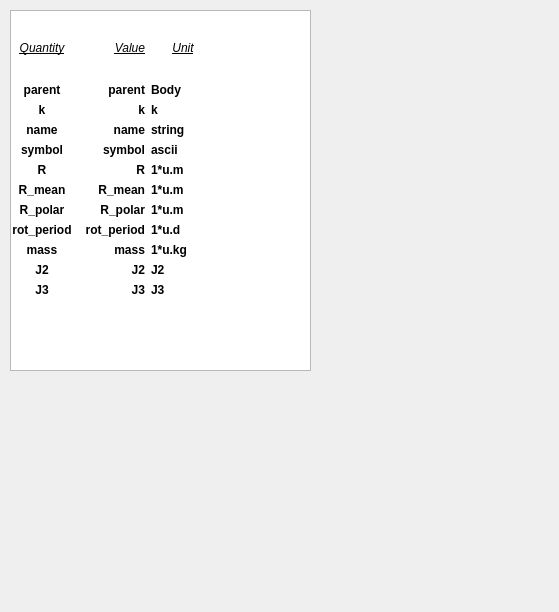
<?xml version="1.0" encoding="UTF-8"?>
<ui version="4.0">
 <class>Form</class>
 <widget class="QWidget" name="Form">
  <property name="geometry">
   <rect>
    <x>0</x>
    <y>0</y>
    <width>559</width>
    <height>612</height>
   </rect>
  </property>
  <property name="windowTitle">
   <string>Form</string>
  </property>
  <widget class="QColumnView" name="columnView">
   <property name="geometry">
    <rect>
     <x>10</x>
     <y>10</y>
     <width>301</width>
     <height>361</height>
    </rect>
   </property>
   <property name="selectionMode">
    <enum>QAbstractItemView::NoSelection</enum>
   </property>
  </widget>
  <widget class="QWidget" name="layoutWidget_2">
   <property name="geometry">
    <rect>
     <x>10</x>
     <y>20</y>
     <width>205</width>
     <height>277</height>
    </rect>
   </property>
   <layout class="QVBoxLayout" name="attrib_table">
    <item>
     <layout class="QHBoxLayout" name="attrib_headings">
      <item>
       <widget class="QLabel" name="quantity">
        <property name="text">
         <string>&lt;html&gt;&lt;head/&gt;&lt;body&gt;&lt;p&gt;&lt;span style=&quot; font-style:italic; text-decoration: underline;&quot;&gt;Quantity&lt;/span&gt;&lt;/p&gt;&lt;/body&gt;&lt;/html&gt;</string>
        </property>
        <property name="alignment">
         <set>Qt::AlignCenter</set>
        </property>
       </widget>
      </item>
      <item>
       <widget class="QLabel" name="value">
        <property name="text">
         <string>&lt;html&gt;&lt;head/&gt;&lt;body&gt;&lt;p&gt;&lt;span style=&quot; font-style:italic; text-decoration: underline;&quot;&gt;Value&lt;/span&gt;&lt;/p&gt;&lt;/body&gt;&lt;/html&gt;</string>
        </property>
        <property name="alignment">
         <set>Qt::AlignRight|Qt::AlignTrailing|Qt::AlignVCenter</set>
        </property>
       </widget>
      </item>
      <item>
       <widget class="QLabel" name="unit">
        <property name="text">
         <string>&lt;html&gt;&lt;head/&gt;&lt;body&gt;&lt;p&gt;&lt;span style=&quot; font-style:italic; text-decoration: underline;&quot;&gt;Unit&lt;/span&gt;&lt;/p&gt;&lt;/body&gt;&lt;/html&gt;</string>
        </property>
        <property name="alignment">
         <set>Qt::AlignCenter</set>
        </property>
       </widget>
      </item>
     </layout>
    </item>
    <item>
     <layout class="QHBoxLayout" name="attrib_data">
      <item>
       <layout class="QVBoxLayout" name="fields">
        <item>
         <widget class="QLabel" name="lf_parent">
          <property name="text">
           <string>&lt;html&gt;&lt;head/&gt;&lt;body&gt;&lt;p&gt;&lt;span style=&quot; font-weight:600;&quot;&gt;parent&lt;/span&gt;&lt;/p&gt;&lt;/body&gt;&lt;/html&gt;</string>
          </property>
          <property name="alignment">
           <set>Qt::AlignCenter</set>
          </property>
          <property name="buddy">
           <cstring>parent Body</cstring>
          </property>
         </widget>
        </item>
        <item>
         <widget class="QLabel" name="lf_k">
          <property name="text">
           <string>&lt;html&gt;&lt;head/&gt;&lt;body&gt;&lt;p&gt;&lt;span style=&quot; font-weight:600;&quot;&gt;k&lt;/span&gt;&lt;/p&gt;&lt;/body&gt;&lt;/html&gt;</string>
          </property>
          <property name="alignment">
           <set>Qt::AlignCenter</set>
          </property>
          <property name="buddy">
           <cstring>gravitational parameter</cstring>
          </property>
         </widget>
        </item>
        <item>
         <widget class="QLabel" name="lf_name">
          <property name="text">
           <string>&lt;html&gt;&lt;head/&gt;&lt;body&gt;&lt;p&gt;&lt;span style=&quot; font-weight:600;&quot;&gt;name&lt;/span&gt;&lt;/p&gt;&lt;/body&gt;&lt;/html&gt;</string>
          </property>
          <property name="alignment">
           <set>Qt::AlignCenter</set>
          </property>
          <property name="buddy">
           <cstring>name of Body</cstring>
          </property>
         </widget>
        </item>
        <item>
         <widget class="QLabel" name="lf_symbol">
          <property name="text">
           <string>&lt;html&gt;&lt;head/&gt;&lt;body&gt;&lt;p&gt;&lt;span style=&quot; font-weight:600;&quot;&gt;symbol&lt;/span&gt;&lt;/p&gt;&lt;/body&gt;&lt;/html&gt;</string>
          </property>
          <property name="alignment">
           <set>Qt::AlignCenter</set>
          </property>
          <property name="buddy">
           <cstring>symbol for Body</cstring>
          </property>
         </widget>
        </item>
        <item>
         <widget class="QLabel" name="lf_R">
          <property name="text">
           <string>&lt;html&gt;&lt;head/&gt;&lt;body&gt;&lt;p&gt;&lt;span style=&quot; font-weight:600;&quot;&gt;R&lt;/span&gt;&lt;/p&gt;&lt;/body&gt;&lt;/html&gt;</string>
          </property>
          <property name="alignment">
           <set>Qt::AlignCenter</set>
          </property>
          <property name="buddy">
           <cstring>equatorial radius</cstring>
          </property>
         </widget>
        </item>
        <item>
         <widget class="QLabel" name="lf_R_mean">
          <property name="text">
           <string>&lt;html&gt;&lt;head/&gt;&lt;body&gt;&lt;p&gt;&lt;span style=&quot; font-weight:600;&quot;&gt;R_mean&lt;/span&gt;&lt;/p&gt;&lt;/body&gt;&lt;/html&gt;</string>
          </property>
          <property name="alignment">
           <set>Qt::AlignCenter</set>
          </property>
          <property name="buddy">
           <cstring>mean radius</cstring>
          </property>
         </widget>
        </item>
        <item>
         <widget class="QLabel" name="lf_R_polar">
          <property name="text">
           <string>&lt;html&gt;&lt;head/&gt;&lt;body&gt;&lt;p&gt;&lt;span style=&quot; font-weight:600;&quot;&gt;R_polar&lt;/span&gt;&lt;/p&gt;&lt;/body&gt;&lt;/html&gt;</string>
          </property>
          <property name="alignment">
           <set>Qt::AlignCenter</set>
          </property>
          <property name="buddy">
           <cstring>polar radius</cstring>
          </property>
         </widget>
        </item>
        <item>
         <widget class="QLabel" name="lf_rot_per">
          <property name="text">
           <string>&lt;html&gt;&lt;head/&gt;&lt;body&gt;&lt;p&gt;&lt;span style=&quot; font-weight:600;&quot;&gt;rot_period&lt;/span&gt;&lt;/p&gt;&lt;/body&gt;&lt;/html&gt;</string>
          </property>
          <property name="alignment">
           <set>Qt::AlignCenter</set>
          </property>
         </widget>
        </item>
        <item>
         <widget class="QLabel" name="lf_mass">
          <property name="text">
           <string>&lt;html&gt;&lt;head/&gt;&lt;body&gt;&lt;p&gt;&lt;span style=&quot; font-weight:600;&quot;&gt;mass&lt;/span&gt;&lt;/p&gt;&lt;/body&gt;&lt;/html&gt;</string>
          </property>
          <property name="alignment">
           <set>Qt::AlignCenter</set>
          </property>
         </widget>
        </item>
        <item>
         <widget class="QLabel" name="lf_J2">
          <property name="text">
           <string>&lt;html&gt;&lt;head/&gt;&lt;body&gt;&lt;p&gt;&lt;span style=&quot; font-weight:600;&quot;&gt;J2&lt;/span&gt;&lt;/p&gt;&lt;/body&gt;&lt;/html&gt;</string>
          </property>
          <property name="alignment">
           <set>Qt::AlignCenter</set>
          </property>
         </widget>
        </item>
        <item>
         <widget class="QLabel" name="lf_J3">
          <property name="text">
           <string>&lt;html&gt;&lt;head/&gt;&lt;body&gt;&lt;p&gt;&lt;span style=&quot; font-weight:600;&quot;&gt;J3&lt;/span&gt;&lt;/p&gt;&lt;/body&gt;&lt;/html&gt;</string>
          </property>
          <property name="alignment">
           <set>Qt::AlignCenter</set>
          </property>
         </widget>
        </item>
       </layout>
      </item>
      <item>
       <layout class="QVBoxLayout" name="values">
        <item>
         <widget class="QLabel" name="lv_parent">
          <property name="text">
           <string>&lt;html&gt;&lt;head/&gt;&lt;body&gt;&lt;p&gt;&lt;span style=&quot; font-weight:600;&quot;&gt;parent&lt;/span&gt;&lt;/p&gt;&lt;/body&gt;&lt;/html&gt;</string>
          </property>
          <property name="alignment">
           <set>Qt::AlignRight|Qt::AlignTrailing|Qt::AlignVCenter</set>
          </property>
         </widget>
        </item>
        <item>
         <widget class="QLabel" name="lv_k">
          <property name="text">
           <string>&lt;html&gt;&lt;head/&gt;&lt;body&gt;&lt;p&gt;&lt;span style=&quot; font-weight:600;&quot;&gt;k&lt;/span&gt;&lt;/p&gt;&lt;/body&gt;&lt;/html&gt;</string>
          </property>
          <property name="alignment">
           <set>Qt::AlignRight|Qt::AlignTrailing|Qt::AlignVCenter</set>
          </property>
         </widget>
        </item>
        <item>
         <widget class="QLabel" name="lv_name">
          <property name="text">
           <string>&lt;html&gt;&lt;head/&gt;&lt;body&gt;&lt;p&gt;&lt;span style=&quot; font-weight:600;&quot;&gt;name&lt;/span&gt;&lt;/p&gt;&lt;/body&gt;&lt;/html&gt;</string>
          </property>
          <property name="alignment">
           <set>Qt::AlignRight|Qt::AlignTrailing|Qt::AlignVCenter</set>
          </property>
         </widget>
        </item>
        <item>
         <widget class="QLabel" name="lv_symbol">
          <property name="text">
           <string>&lt;html&gt;&lt;head/&gt;&lt;body&gt;&lt;p&gt;&lt;span style=&quot; font-weight:600;&quot;&gt;symbol&lt;/span&gt;&lt;/p&gt;&lt;/body&gt;&lt;/html&gt;</string>
          </property>
          <property name="alignment">
           <set>Qt::AlignRight|Qt::AlignTrailing|Qt::AlignVCenter</set>
          </property>
         </widget>
        </item>
        <item>
         <widget class="QLabel" name="lv_R">
          <property name="text">
           <string>&lt;html&gt;&lt;head/&gt;&lt;body&gt;&lt;p&gt;&lt;span style=&quot; font-weight:600;&quot;&gt;R&lt;/span&gt;&lt;/p&gt;&lt;/body&gt;&lt;/html&gt;</string>
          </property>
          <property name="alignment">
           <set>Qt::AlignRight|Qt::AlignTrailing|Qt::AlignVCenter</set>
          </property>
         </widget>
        </item>
        <item>
         <widget class="QLabel" name="lv_R_mean">
          <property name="text">
           <string>&lt;html&gt;&lt;head/&gt;&lt;body&gt;&lt;p&gt;&lt;span style=&quot; font-weight:600;&quot;&gt;R_mean&lt;/span&gt;&lt;/p&gt;&lt;/body&gt;&lt;/html&gt;</string>
          </property>
          <property name="alignment">
           <set>Qt::AlignRight|Qt::AlignTrailing|Qt::AlignVCenter</set>
          </property>
         </widget>
        </item>
        <item>
         <widget class="QLabel" name="lv_R_polar">
          <property name="text">
           <string>&lt;html&gt;&lt;head/&gt;&lt;body&gt;&lt;p&gt;&lt;span style=&quot; font-weight:600;&quot;&gt;R_polar&lt;/span&gt;&lt;/p&gt;&lt;/body&gt;&lt;/html&gt;</string>
          </property>
          <property name="alignment">
           <set>Qt::AlignRight|Qt::AlignTrailing|Qt::AlignVCenter</set>
          </property>
         </widget>
        </item>
        <item>
         <widget class="QLabel" name="lv_rot_per">
          <property name="text">
           <string>&lt;html&gt;&lt;head/&gt;&lt;body&gt;&lt;p&gt;&lt;span style=&quot; font-weight:600;&quot;&gt;rot_period&lt;/span&gt;&lt;/p&gt;&lt;/body&gt;&lt;/html&gt;</string>
          </property>
          <property name="alignment">
           <set>Qt::AlignRight|Qt::AlignTrailing|Qt::AlignVCenter</set>
          </property>
         </widget>
        </item>
        <item>
         <widget class="QLabel" name="lv_mass">
          <property name="text">
           <string>&lt;html&gt;&lt;head/&gt;&lt;body&gt;&lt;p&gt;&lt;span style=&quot; font-weight:600;&quot;&gt;mass&lt;/span&gt;&lt;/p&gt;&lt;/body&gt;&lt;/html&gt;</string>
          </property>
          <property name="alignment">
           <set>Qt::AlignRight|Qt::AlignTrailing|Qt::AlignVCenter</set>
          </property>
         </widget>
        </item>
        <item>
         <widget class="QLabel" name="lv_J2">
          <property name="text">
           <string>&lt;html&gt;&lt;head/&gt;&lt;body&gt;&lt;p&gt;&lt;span style=&quot; font-weight:600;&quot;&gt;J2&lt;/span&gt;&lt;/p&gt;&lt;/body&gt;&lt;/html&gt;</string>
          </property>
          <property name="alignment">
           <set>Qt::AlignRight|Qt::AlignTrailing|Qt::AlignVCenter</set>
          </property>
         </widget>
        </item>
        <item>
         <widget class="QLabel" name="lv_J3">
          <property name="text">
           <string>&lt;html&gt;&lt;head/&gt;&lt;body&gt;&lt;p&gt;&lt;span style=&quot; font-weight:600;&quot;&gt;J3&lt;/span&gt;&lt;/p&gt;&lt;/body&gt;&lt;/html&gt;</string>
          </property>
          <property name="alignment">
           <set>Qt::AlignRight|Qt::AlignTrailing|Qt::AlignVCenter</set>
          </property>
         </widget>
        </item>
       </layout>
      </item>
      <item>
       <layout class="QVBoxLayout" name="units">
        <item>
         <widget class="QLabel" name="lu_parent">
          <property name="text">
           <string>&lt;html&gt;&lt;head/&gt;&lt;body&gt;&lt;p&gt;&lt;span style=&quot; font-weight:600;&quot;&gt;Body&lt;/span&gt;&lt;/p&gt;&lt;/body&gt;&lt;/html&gt;</string>
          </property>
          <property name="alignment">
           <set>Qt::AlignLeading|Qt::AlignLeft|Qt::AlignVCenter</set>
          </property>
         </widget>
        </item>
        <item>
         <widget class="QLabel" name="lu_k">
          <property name="text">
           <string>&lt;html&gt;&lt;head/&gt;&lt;body&gt;&lt;p&gt;&lt;span style=&quot; font-weight:600;&quot;&gt;k&lt;/span&gt;&lt;/p&gt;&lt;/body&gt;&lt;/html&gt;</string>
          </property>
          <property name="alignment">
           <set>Qt::AlignLeading|Qt::AlignLeft|Qt::AlignVCenter</set>
          </property>
         </widget>
        </item>
        <item>
         <widget class="QLabel" name="lu_name">
          <property name="text">
           <string>&lt;html&gt;&lt;head/&gt;&lt;body&gt;&lt;p&gt;&lt;span style=&quot; font-weight:600;&quot;&gt;string&lt;/span&gt;&lt;/p&gt;&lt;/body&gt;&lt;/html&gt;</string>
          </property>
          <property name="alignment">
           <set>Qt::AlignLeading|Qt::AlignLeft|Qt::AlignVCenter</set>
          </property>
         </widget>
        </item>
        <item>
         <widget class="QLabel" name="lu_symbol">
          <property name="text">
           <string>&lt;html&gt;&lt;head/&gt;&lt;body&gt;&lt;p&gt;&lt;span style=&quot; font-weight:600;&quot;&gt;ascii&lt;/span&gt;&lt;/p&gt;&lt;/body&gt;&lt;/html&gt;</string>
          </property>
          <property name="alignment">
           <set>Qt::AlignLeading|Qt::AlignLeft|Qt::AlignVCenter</set>
          </property>
         </widget>
        </item>
        <item>
         <widget class="QLabel" name="lu_R">
          <property name="text">
           <string>&lt;html&gt;&lt;head/&gt;&lt;body&gt;&lt;p&gt;&lt;span style=&quot; font-weight:600;&quot;&gt;1*u.m&lt;/span&gt;&lt;/p&gt;&lt;/body&gt;&lt;/html&gt;</string>
          </property>
          <property name="alignment">
           <set>Qt::AlignLeading|Qt::AlignLeft|Qt::AlignVCenter</set>
          </property>
         </widget>
        </item>
        <item>
         <widget class="QLabel" name="lu_R_mean">
          <property name="text">
           <string>&lt;html&gt;&lt;head/&gt;&lt;body&gt;&lt;p&gt;&lt;span style=&quot; font-weight:600;&quot;&gt;1*u.m&lt;/span&gt;&lt;/p&gt;&lt;/body&gt;&lt;/html&gt;</string>
          </property>
          <property name="alignment">
           <set>Qt::AlignLeading|Qt::AlignLeft|Qt::AlignVCenter</set>
          </property>
         </widget>
        </item>
        <item>
         <widget class="QLabel" name="lu_R_polar">
          <property name="text">
           <string>&lt;html&gt;&lt;head/&gt;&lt;body&gt;&lt;p&gt;&lt;span style=&quot; font-weight:600;&quot;&gt;1*u.m&lt;/span&gt;&lt;/p&gt;&lt;/body&gt;&lt;/html&gt;</string>
          </property>
          <property name="alignment">
           <set>Qt::AlignLeading|Qt::AlignLeft|Qt::AlignVCenter</set>
          </property>
         </widget>
        </item>
        <item>
         <widget class="QLabel" name="lu_rot_per">
          <property name="text">
           <string>&lt;html&gt;&lt;head/&gt;&lt;body&gt;&lt;p&gt;&lt;span style=&quot; font-weight:600;&quot;&gt;1*u.d&lt;/span&gt;&lt;/p&gt;&lt;/body&gt;&lt;/html&gt;</string>
          </property>
          <property name="alignment">
           <set>Qt::AlignLeading|Qt::AlignLeft|Qt::AlignVCenter</set>
          </property>
         </widget>
        </item>
        <item>
         <widget class="QLabel" name="lu_mass">
          <property name="text">
           <string>&lt;html&gt;&lt;head/&gt;&lt;body&gt;&lt;p&gt;&lt;span style=&quot; font-weight:600;&quot;&gt;1*u.kg&lt;/span&gt;&lt;/p&gt;&lt;/body&gt;&lt;/html&gt;</string>
          </property>
          <property name="alignment">
           <set>Qt::AlignLeading|Qt::AlignLeft|Qt::AlignVCenter</set>
          </property>
         </widget>
        </item>
        <item>
         <widget class="QLabel" name="lu_J2">
          <property name="text">
           <string>&lt;html&gt;&lt;head/&gt;&lt;body&gt;&lt;p&gt;&lt;span style=&quot; font-weight:600;&quot;&gt;J2&lt;/span&gt;&lt;/p&gt;&lt;/body&gt;&lt;/html&gt;</string>
          </property>
          <property name="alignment">
           <set>Qt::AlignLeading|Qt::AlignLeft|Qt::AlignVCenter</set>
          </property>
         </widget>
        </item>
        <item>
         <widget class="QLabel" name="lu_J3">
          <property name="text">
           <string>&lt;html&gt;&lt;head/&gt;&lt;body&gt;&lt;p&gt;&lt;span style=&quot; font-weight:600;&quot;&gt;J3&lt;/span&gt;&lt;/p&gt;&lt;/body&gt;&lt;/html&gt;</string>
          </property>
          <property name="alignment">
           <set>Qt::AlignLeading|Qt::AlignLeft|Qt::AlignVCenter</set>
          </property>
         </widget>
        </item>
       </layout>
      </item>
     </layout>
    </item>
   </layout>
  </widget>
 </widget>
 <resources/>
 <connections/>
</ui>
